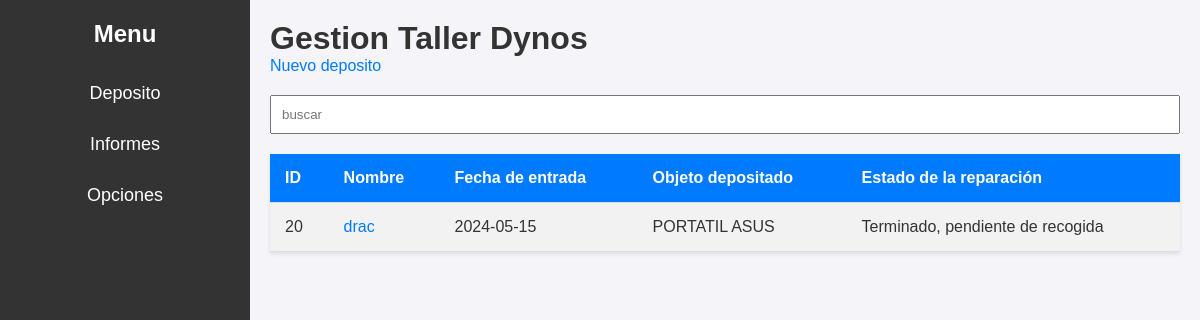
Page /index.php?barcode=2024414023 on the committed database.
### tables this page shows
CREATE TABLE `depositos` (
  `codigo_barras` varchar(50) NOT NULL,
  `id_cliente` int(11) DEFAULT NULL,
  `estado` int(11) DEFAULT NULL,
  `resultado_reparacion` int(11) DEFAULT NULL,
  `fecha_entrada` text DEFAULT NULL,
  `fecha_retirada` datetime DEFAULT NULL,
  `datos_deposita` text DEFAULT NULL,
  `problemas` text DEFAULT NULL,
  `solucion` text DEFAULT NULL,
  `contraseña_so` varchar(255) DEFAULT NULL,
  `prioridad` int(11) DEFAULT NULL,
  `nserie` varchar(255) DEFAULT NULL,
  `albaran` varchar(255) DEFAULT NULL,
  `presupuesto` decimal(10,2) DEFAULT NULL,
  `adelantado` decimal(10,2) DEFAULT NULL,
  `base_imponible` decimal(10,2) DEFAULT NULL,
  `iva` decimal(10,2) DEFAULT NULL,
  `total` decimal(10,2) DEFAULT NULL,
  `empleado` decimal(10,0) DEFAULT NULL
);

CREATE TABLE `clientes` (
  `id` int(11) NOT NULL,
  `nombre` varchar(255) DEFAULT NULL,
  `email` varchar(255) DEFAULT NULL,
  `telefono` varchar(20) DEFAULT NULL,
  `dni` varchar(20) DEFAULT NULL,
  `poblacion` varchar(100) DEFAULT NULL,
  `direccion` varchar(255) DEFAULT NULL,
  `codigo_postal` varchar(10) DEFAULT NULL
);

### index.php (the view, shortened to what this page needs)
<!DOCTYPE html>
<html lang="en">
<head>
    <link rel="stylesheet" href="css/index.css">
    <link rel="stylesheet" href="css/menu.css">
</head>
<body>
<div class="sidebar">
        <div class="sidebar-title">Menu</div>
        <a href="#deposito" class="sidebar-link">Deposito</a>
        <a href="informes.html" class="sidebar-link">Informes</a>
        <a href="opciones.html" class="sidebar-link">Opciones</a>
    </div>
    <div class="main-content">
        <h1>Gestion Taller Dynos</h1>
        <p><a href="Nuevo.html">Nuevo deposito</a></p>
        <form method="GET" action="">
            <input type="text" id="search" name="barcode" placeholder="buscar">
        </form>
            <?php
            require 'Bd/conn.php';
            $estados = [
                1 => 'Pendiente de revisar',
                2 => 'En revision o reparacion',
                3 => 'Terminado, pendiente de recogida',
                4 => 'Pendiente piezas',
                5 => 'En servicio externo',
                6 => 'Pendiente aceptacion presupuesto',
                7 => 'Pendiente RMA',
                8 => 'Abonado',
                9 => 'Entregado'
            ];
            $sql = "SELECT clientes.id, clientes.nombre, depositos.fecha_entrada, depositos.datos_deposita, depositos.estado, depositos.codigo_barras
                        FROM clientes
                        INNER JOIN depositos ON clientes.id = depositos.id_cliente";
            if(isset($_GET['barcode'])) {
                if(isset($_GET['barcode'])) {
                    $barcode = $_GET['barcode'];
                    $sql .= " WHERE depositos.codigo_barras LIKE '%$barcode%'";                }
            }
            $result = $conn->query($sql);
            if ($result->num_rows > 0) {
                echo "<table><tr><th>ID</th><th>Nombre</th><th>Fecha de entrada</th><th>Objeto depositado</th><th>Estado de la reparación</th></tr>";
                while($row = $result->fetch_assoc()) {
                    $estado = isset($estados[$row["estado"]]) ? $estados[$row["estado"]] : 'Desconocido';
                    echo "<tr><td>" . $row["id"]. "</td><td><a href='depositos.html?codigo_barras=" . $row["codigo_barras"] . "&id=" . $row["id"] . "'>" . $row["nombre"]. "</a></td><td>" . $row["fecha_entrada"]. "</td><td>" . $row["datos_deposita"]. "</td><td>" . $estado . "</td></tr>";
                }
                echo "</table>";
            } else {
                echo "0 results";
            }
            ?>
        </div>
</body>
</html>

### css/index.css (style rules this page uses)
* { margin: 0; padding: 0; box-sizing: border-box; }
body { font-family: Arial, sans-serif; background-color: #f4f4f9; color: #333; }
table { width: 100%; border-collapse: collapse; margin-bottom: 20px; background-color: #fff; box-shadow: 0 2px 4px rgba(0, 0, 0, 0.1); }
table th, table td { padding: 15px; text-align: left; border-bottom: 1px solid #ddd; }
table th { background-color: #007bff; color: #fff; }
table tr:nth-child(even) { background-color: #f2f2f2; }
a { color: #007bff; text-decoration: none; }

### css/menu.css (style rules this page uses)
body, html { margin: 0; padding: 0; font-family: Arial, sans-serif; }
body { display: flex; }
.sidebar { height: 100vh; width: 250px; position: fixed; top: 0; left: 0; background-color: #333; color: white; padding-top: 20px; display: flex; flex-direction: column; align-items: center; }
.sidebar-title { font-size: 24px; margin-bottom: 20px; font-weight: bold; }
.sidebar-link { padding: 15px 20px; text-decoration: none; font-size: 18px; color: white; width: 100%; text-align: center; transition: background-color 0.3s; }
.main-content { margin-left: 250px; padding: 20px; width: calc(100% - 250px); }
h1 { margin-top: 0; }
#search { width: 100%; padding: 10px; margin: 20px 0; box-sizing: border-box; }

### rows in the picture
depositos: id_cliente "20", id_cliente.nombre "drac", fecha_entrada "2024-05-15", datos_deposita "PORTATIL ASUS", estado "Terminado, pendiente de recogida"
